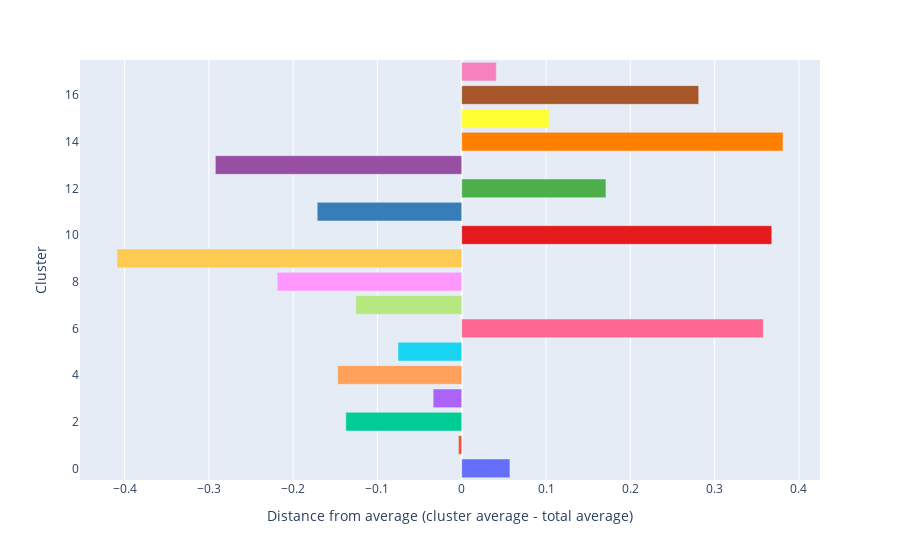

Notebook code cell kept with this figure:
### Code cell
px.bar(
    stars,
    color=list(map(lambda x: color_map[str(x)], range(nb_clusters))),#[color_map[str(x)] for x in range(nb_clusters)],
    color_discrete_sequence=colors[:n_clusters],
    labels=range(nb_clusters),
    orientation='h',
).update_layout(
    showlegend=False,
    yaxis_title='Cluster',
    xaxis_title='Distance from average (cluster average - total average)',
)

### Figure 1 — Plotly figure (JSON) as saved in the notebook; plotly's stock layout.template omitted (floating-point values rounded to 4 significant figures)
{"data": [{"alignmentgroup": "True", "hovertemplate": "color=#EF553B<br>value=%{x}<br>index=%{y}<extra></extra>", "legendgroup": "#EF553B", "marker": {"color": "#636EFA", "pattern": {"shape": ""}}, "name": "#EF553B", "offsetgroup": "#EF553B", "orientation": "h", "showlegend": true, "textposition": "auto", "type": "bar", "x": [0.05717], "xaxis": "x", "y": [0], "yaxis": "y"}, {"alignmentgroup": "True", "hovertemplate": "color=#636EFA<br>value=%{x}<br>index=%{y}<extra></extra>", "legendgroup": "#636EFA", "marker": {"color": "#EF553B", "pattern": {"shape": ""}}, "name": "#636EFA", "offsetgroup": "#636EFA", "orientation": "h", "showlegend": true, "textposition": "auto", "type": "bar", "x": [-0.003898], "xaxis": "x", "y": [1], "yaxis": "y"}, {"alignmentgroup": "True", "hovertemplate": "color=#FFA15A<br>value=%{x}<br>index=%{y}<extra></extra>", "legendgroup": "#FFA15A", "marker": {"color": "#00CC96", "pattern": {"shape": ""}}, "name": "#FFA15A", "offsetgroup": "#FFA15A", "orientation": "h", "showlegend": true, "textposition": "auto", "type": "bar", "x": [-0.1375], "xaxis": "x", "y": [2], "yaxis": "y"}, {"alignmentgroup": "True", "hovertemplate": "color=#B6E880<br>value=%{x}<br>index=%{y}<extra></extra>", "legendgroup": "#B6E880", "marker": {"color": "#AB63FA", "pattern": {"shape": ""}}, "name": "#B6E880", "offsetgroup": "#B6E880", "orientation": "h", "showlegend": true, "textposition": "auto", "type": "bar", "x": [-0.0339], "xaxis": "x", "y": [3], "yaxis": "y"}, {"alignmentgroup": "True", "hovertemplate": "color=#AB63FA<br>value=%{x}<br>index=%{y}<extra></extra>", "legendgroup": "#AB63FA", "marker": {"color": "#FFA15A", "pattern": {"shape": ""}}, "name": "#AB63FA", "offsetgroup": "#AB63FA", "orientation": "h", "showlegend": true, "textposition": "auto", "type": "bar", "x": [-0.1471], "xaxis": "x", "y": [4], "yaxis": "y"}, {"alignmentgroup": "True", "hovertemplate": "color=#FECB52<br>value=%{x}<br>index=%{y}<extra></extra>", "legendgroup": "#FECB52", "marker": {"color": "#19D3F3", "pattern": {"shape": ""}}, "name": "#FECB52", "offsetgroup": "#FECB52", "orientation": "h", "showlegend": true, "textposition": "auto", "type": "bar", "x": [-0.07556], "xaxis": "x", "y": [5], "yaxis": "y"}, {"alignmentgroup": "True", "hovertemplate": "color=rgb(228,26,28)<br>value=%{x}<br>index=%{y}<extra></extra>", "legendgroup": "rgb(228,26,28)", "marker": {"color": "#FF6692", "pattern": {"shape": ""}}, "name": "rgb(228,26,28)", "offsetgroup": "rgb(228,26,28)", "orientation": "h", "showlegend": true, "textposition": "auto", "type": "bar", "x": [0.3578], "xaxis": "x", "y": [6], "yaxis": "y"}, {"alignmentgroup": "True", "hovertemplate": "color=#FF97FF<br>value=%{x}<br>index=%{y}<extra></extra>", "legendgroup": "#FF97FF", "marker": {"color": "#B6E880", "pattern": {"shape": ""}}, "name": "#FF97FF", "offsetgroup": "#FF97FF", "orientation": "h", "showlegend": true, "textposition": "auto", "type": "bar", "x": [-0.1256], "xaxis": "x", "y": [7], "yaxis": "y"}, {"alignmentgroup": "True", "hovertemplate": "color=rgb(55,126,184)<br>value=%{x}<br>index=%{y}<extra></extra>", "legendgroup": "rgb(55,126,184)", "marker": {"color": "#FF97FF", "pattern": {"shape": ""}}, "name": "rgb(55,126,184)", "offsetgroup": "rgb(55,126,184)", "orientation": "h", "showlegend": true, "textposition": "auto", "type": "bar", "x": [-0.2189], "xaxis": "x", "y": [8], "yaxis": "y"}, {"alignmentgroup": "True", "hovertemplate": "color=rgb(77,175,74)<br>value=%{x}<br>index=%{y}<extra></extra>", "legendgroup": "rgb(77,175,74)", "marker": {"color": "#FECB52", "pattern": {"shape": ""}}, "name": "rgb(77,175,74)", "offsetgroup": "rgb(77,175,74)", "orientation": "h", "showlegend": true, "textposition": "auto", "type": "bar", "x": [-0.4089], "xaxis": "x", "y": [9], "yaxis": "y"}, {"alignmentgroup": "True", "hovertemplate": "color=rgb(152,78,163)<br>value=%{x}<br>index=%{y}<extra></extra>", "legendgroup": "rgb(152,78,163)", "marker": {"color": "rgb(228,26,28)", "pattern": {"shape": ""}}, "name": "rgb(152,78,163)", "offsetgroup": "rgb(152,78,163)", "orientation": "h", "showlegend": true, "textposition": "auto", "type": "bar", "x": [0.3678], "xaxis": "x", "y": [10], "yaxis": "y"}, {"alignmentgroup": "True", "hovertemplate": "color=#19D3F3<br>value=%{x}<br>index=%{y}<extra></extra>", "legendgroup": "#19D3F3", "marker": {"color": "rgb(55,126,184)", "pattern": {"shape": ""}}, "name": "#19D3F3", "offsetgroup": "#19D3F3", "orientation": "h", "showlegend": true, "textposition": "auto", "type": "bar", "x": [-0.1714], "xaxis": "x", "y": [11], "yaxis": "y"}, {"alignmentgroup": "True", "hovertemplate": "color=rgb(255,127,0)<br>value=%{x}<br>index=%{y}<extra></extra>", "legendgroup": "rgb(255,127,0)", "marker": {"color": "rgb(77,175,74)", "pattern": {"shape": ""}}, "name": "rgb(255,127,0)", "offsetgroup": "rgb(255,127,0)", "orientation": "h", "showlegend": true, "textposition": "auto", "type": "bar", "x": [0.1711], "xaxis": "x", "y": [12], "yaxis": "y"}, {"alignmentgroup": "True", "hovertemplate": "color=rgb(166,86,40)<br>value=%{x}<br>index=%{y}<extra></extra>", "legendgroup": "rgb(166,86,40)", "marker": {"color": "rgb(152,78,163)", "pattern": {"shape": ""}}, "name": "rgb(166,86,40)", "offsetgroup": "rgb(166,86,40)", "orientation": "h", "showlegend": true, "textposition": "auto", "type": "bar", "x": [-0.2922], "xaxis": "x", "y": [13], "yaxis": "y"}, {"alignmentgroup": "True", "hovertemplate": "color=#FF6692<br>value=%{x}<br>index=%{y}<extra></extra>", "legendgroup": "#FF6692", "marker": {"color": "rgb(255,127,0)", "pattern": {"shape": ""}}, "name": "#FF6692", "offsetgroup": "#FF6692", "orientation": "h", "showlegend": true, "textposition": "auto", "type": "bar", "x": [0.3811], "xaxis": "x", "y": [14], "yaxis": "y"}, {"alignmentgroup": "True", "hovertemplate": "color=rgb(255,255,51)<br>value=%{x}<br>index=%{y}<extra></extra>", "legendgroup": "rgb(255,255,51)", "marker": {"color": "rgb(255,255,51)", "pattern": {"shape": ""}}, "name": "rgb(255,255,51)", "offsetgroup": "rgb(255,255,51)", "orientation": "h", "showlegend": true, "textposition": "auto", "type": "bar", "x": [0.1036], "xaxis": "x", "y": [15], "yaxis": "y"}, {"alignmentgroup": "True", "hovertemplate": "color=rgb(247,129,191)<br>value=%{x}<br>index=%{y}<extra></extra>", "legendgroup": "rgb(247,129,191)", "marker": {"color": "rgb(166,86,40)", "pattern": {"shape": ""}}, "name": "rgb(247,129,191)", "offsetgroup": "rgb(247,129,191)", "orientation": "h", "showlegend": true, "textposition": "auto", "type": "bar", "x": [0.2811], "xaxis": "x", "y": [16], "yaxis": "y"}, {"alignmentgroup": "True", "hovertemplate": "color=#00CC96<br>value=%{x}<br>index=%{y}<extra></extra>", "legendgroup": "#00CC96", "marker": {"color": "rgb(247,129,191)", "pattern": {"shape": ""}}, "name": "#00CC96", "offsetgroup": "#00CC96", "orientation": "h", "showlegend": true, "textposition": "auto", "type": "bar", "x": [0.0411], "xaxis": "x", "y": [17], "yaxis": "y"}], "layout": {"barmode": "relative", "legend": {"title": {"text": "color"}, "tracegroupgap": 0}, "margin": {"t": 60}, "showlegend": false, "xaxis": {"anchor": "y", "domain": [0, 1], "title": {"text": "Distance from average (cluster average - total average)"}}, "yaxis": {"anchor": "x", "domain": [0, 1], "title": {"text": "Cluster"}}}}
